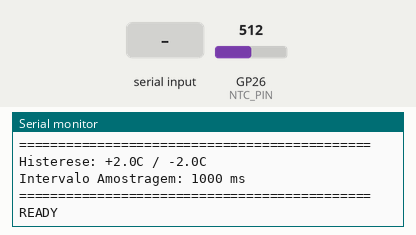
Bench run of a sketch on a simulated Raspberry Pi Pico. Parts: the last lines printed to the serial monitor. Inputs (shaded band) come from the test bench; at power-on: GP26 (NTC_PIN) = 512 (analog values on the 0–1023 scale).

Above: at 1.7 s.
1.8 s: "SET_SP,\n" received over Serial
At 2.5 s:
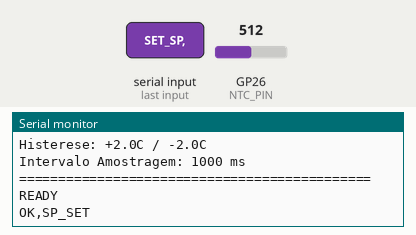
3.3 s: "START_TEST\n" received over Serial
At 4.9 s:
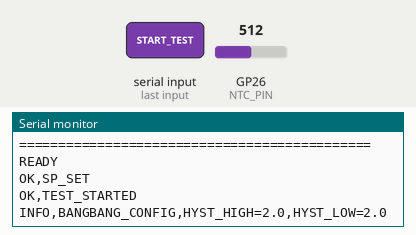
5.3 s: "STOP_TEST\n" received over Serial
At 5.7 s:
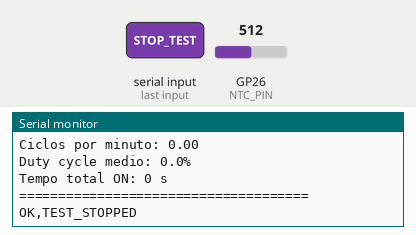
6.9 s: "GET_DATA\n" received over Serial
At 7.6 s:
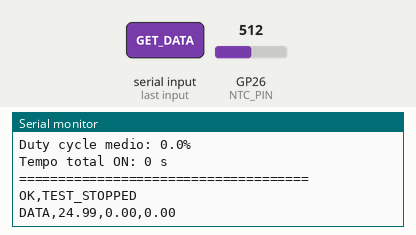
8.4 s: "GET_CONFIG\n" received over Serial
At 8.7 s:
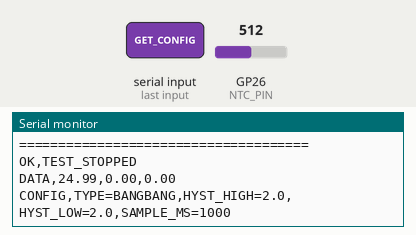
9.9 s: "GET_STATS\n" received over Serial
At 11.1 s:
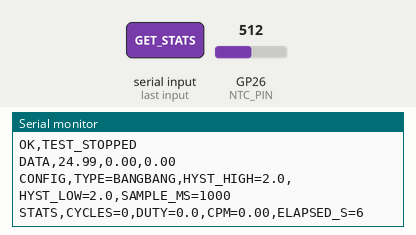

Measured:
- after the input at 1.8 s, the serial monitor: prints a new line at once (image 1)
- after the input at 3.3 s, the serial monitor: prints a new line after 0.56 s (image 2)
- after the input at 5.3 s, the serial monitor: prints a new line after 0.11 s (image 3)
- after the input at 6.9 s, the serial monitor: prints a new line at once (image 4)
- after the input at 8.4 s, the serial monitor: prints a new line at once (image 5)
- after the input at 9.9 s, the serial monitor: prints a new line at once (image 6)

The sketch:

arduino_termostato.ino
```cpp
/*
 * =============================================================================
 * TCC - FIRMWARE CONTROLE BANG-BANG (TERMOSTÁTICO) - BASELINE
 * =============================================================================
 * MCU: Arduino Nano 33 IoT
 * Autor: [Seu Nome]
 * Data: Janeiro/2026
 *
 * DESCRIÇÃO:
 * Controlador termostático simples (On-Off) para comparação de desempenho
 * com o sistema PID desenvolvido. Este firmware replica o comportamento
 * de um forno convencional com controle por histerese.
 *
 * IMPLEMENTA:
 * 1. Controle Bang-Bang com histerese configurável
 * 2. Leitura de NTC Ratiométrica (idêntica ao firmware PID)
 * 3. Protocolo serial compatível com supervisório Python
 * 4. Registro de ciclos de comutação para análise
 *
 * OBJETIVO:
 * Demonstrar as limitações do controle termostático e quantificar
 * a melhoria proporcionada pelo controlador PID em termos de:
 *   - Oscilação pico-a-pico
 *   - Desvio padrão da temperatura
 *   - Frequência de comutação do atuador
 *   - Conformidade com normas JEDEC/MIL-STD
 *
 * =============================================================================
 */

// =============================================================================
//   CONFIGURAÇÃO DE HARDWARE (Idêntica ao PID)
// =============================================================================
const int NTC_PIN = A0;   // Pino do sensor NTC do forno
const int SSR_PIN = A1;   // Pino de controle para o SSR

// =============================================================================
//   CONSTANTES DO ADC E NTC (Idênticas ao PID para comparação justa)
// =============================================================================
const float VREF = 3.3f;
const int   ADC_MAX_BITS = 12;
const float ADC_MAX_VALUE = 4095.0f;
const int   ADC_SAMPLES = 500;        // Mesma quantidade de amostras
const float R_DIVISOR = 10000.0f;
const float NTC_R_NOMINAL = 10000.0f;
const float NTC_T_NOMINAL_C = 25.0f;
const float NTC_B_VALUE = 3950.0f;

// =============================================================================
//   PARÂMETROS DO CONTROLE BANG-BANG
// =============================================================================
// HISTERESE: Define a banda morta do controle termostático
// Valores típicos de fornos comerciais: 2-5°C
// Valores de fornos de laboratório baratos: 3-10°C
const float HYSTERESIS_HIGH = 2.0f;  // Desliga quando T > SP + HYST_HIGH
const float HYSTERESIS_LOW  = 2.0f;  // Liga quando T < SP - HYST_LOW

// Intervalo de amostragem (ms) - mesmo do PID para comparação
const long SAMPLE_INTERVAL_MS = 1000;

// =============================================================================
//   VARIÁVEIS GLOBAIS
// =============================================================================
float currentCelsius = 25.0f;     // Temperatura atual do forno
float targetSetpoint = 25.0f;     // Setpoint definido pelo usuário
bool  ssrState = false;           // Estado atual do SSR (true=ON, false=OFF)
bool  testRunning = false;        // Flag de teste em execução

// Estatísticas de operação
unsigned long cycleCount = 0;           // Contador de ciclos ON/OFF
unsigned long lastSwitchTime = 0;       // Timestamp da última comutação
unsigned long totalOnTime = 0;          // Tempo total ligado (ms)
unsigned long testStartTime = 0;        // Início do teste

// Temporização
unsigned long lastSampleTime = 0;

// =============================================================================
//   SETUP
// =============================================================================
void setup() {
  Serial.begin(115200);
  while (!Serial);

  analogReadResolution(ADC_MAX_BITS);

  pinMode(SSR_PIN, OUTPUT);
  digitalWrite(SSR_PIN, LOW);

  currentCelsius = getOvenTemperature();
  targetSetpoint = currentCelsius;

  // Mensagem de inicialização
  Serial.println("=============================================");
  Serial.println("TCC - Controlador BANG-BANG (Baseline)");
  Serial.println("=============================================");
  Serial.print("Histerese: +");
  Serial.print(HYSTERESIS_HIGH, 1);
  Serial.print("C / -");
  Serial.print(HYSTERESIS_LOW, 1);
  Serial.println("C");
  Serial.print("Intervalo Amostragem: ");
  Serial.print(SAMPLE_INTERVAL_MS);
  Serial.println(" ms");
  Serial.println("=============================================");
  Serial.println("READY");
}

// =============================================================================
//   LOOP PRINCIPAL
// =============================================================================
void loop() {
  // 1. Processa comandos seriais
  handleSerialCommands();

  // 2. Se teste não está rodando, garante SSR desligado
  if (!testRunning) {
    if (ssrState) {
      setSsrState(false);
    }
    return;
  }

  // 3. Amostragem periódica
  unsigned long currentMillis = millis();
  if (currentMillis - lastSampleTime >= SAMPLE_INTERVAL_MS) {
    lastSampleTime = currentMillis;

    // 4. Atualiza leitura do sensor
    currentCelsius = getOvenTemperature();

    // 5. Executa lógica Bang-Bang
    executeBangBangControl();

    // 6. Atualiza estatísticas de tempo ligado
    if (ssrState) {
      totalOnTime += SAMPLE_INTERVAL_MS;
    }
  }
}

// =============================================================================
//   LÓGICA DE CONTROLE BANG-BANG
// =============================================================================

/**
 * Implementa o controle termostático com histerese.
 *
 * Comportamento:
 *   - Se T < (SP - HYST_LOW)  -> Liga aquecedor (100% ON)
 *   - Se T > (SP + HYST_HIGH) -> Desliga aquecedor (100% OFF)
 *   - Se dentro da banda de histerese -> Mantém estado anterior
 *
 * Este é o comportamento típico de um termostato mecânico ou
 * controlador digital simples encontrado em fornos de laboratório.
 */
void executeBangBangControl() {
  float lowerThreshold = targetSetpoint - HYSTERESIS_LOW;
  float upperThreshold = targetSetpoint + HYSTERESIS_HIGH;

  // Temperatura abaixo do limite inferior -> LIGA
  if (currentCelsius < lowerThreshold) {
    if (!ssrState) {
      setSsrState(true);
      cycleCount++;
    }
  }
  // Temperatura acima do limite superior -> DESLIGA
  else if (currentCelsius > upperThreshold) {
    if (ssrState) {
      setSsrState(false);
    }
  }
  // Dentro da banda de histerese -> mantém estado atual
  // (não faz nada, ssrState permanece como está)
}

/**
 * Altera o estado do SSR e registra a comutação.
 */
void setSsrState(bool newState) {
  ssrState = newState;
  digitalWrite(SSR_PIN, ssrState ? HIGH : LOW);
  lastSwitchTime = millis();
}

// =============================================================================
//   COMUNICAÇÃO SERIAL
// =============================================================================

/**
 * Protocolo de comandos (compatível com supervisório):
 *   SET_SP,<valor>  - Define setpoint
 *   START_TEST      - Inicia controle
 *   STOP_TEST       - Para controle
 *   GET_DATA        - Retorna dados atuais
 *   GET_CONFIG      - Retorna configuração
 *   GET_STATS       - Retorna estatísticas de operação
 */
void handleSerialCommands() {
  if (Serial.available() > 0) {
    String cmd = Serial.readStringUntil('\n');
    cmd.trim();

    // SET_SP,<valor>
    if (cmd.startsWith("SET_SP,")) {
      targetSetpoint = cmd.substring(7).toFloat();
      Serial.println("OK,SP_SET");
    }

    // START_TEST
    else if (cmd.equals("START_TEST")) {
      currentCelsius = getOvenTemperature();

      // Reset estatísticas
      cycleCount = 0;
      totalOnTime = 0;
      testStartTime = millis();
      lastSwitchTime = millis();

      testRunning = true;
      Serial.println("OK,TEST_STARTED");

      // Log da configuração
      Serial.print("INFO,BANGBANG_CONFIG,HYST_HIGH=");
      Serial.print(HYSTERESIS_HIGH, 1);
      Serial.print(",HYST_LOW=");
      Serial.println(HYSTERESIS_LOW, 1);
    }

    // STOP_TEST
    else if (cmd.equals("STOP_TEST")) {
      testRunning = false;
      setSsrState(false);

      // Reporta estatísticas finais
      reportFinalStats();

      Serial.println("OK,TEST_STOPPED");
    }

    // GET_DATA - Formato compatível com PID: DATA,Temp,Setpoint,Output
    else if (cmd.equals("GET_DATA")) {
      float outputPercent = ssrState ? 100.0 : 0.0;

      Serial.print("DATA,");
      Serial.print(currentCelsius, 2);
      Serial.print(",");
      Serial.print(targetSetpoint, 2);
      Serial.print(",");
      Serial.println(outputPercent, 2);
    }

    // GET_CONFIG
    else if (cmd.equals("GET_CONFIG")) {
      Serial.print("CONFIG,TYPE=BANGBANG");
      Serial.print(",HYST_HIGH=");
      Serial.print(HYSTERESIS_HIGH, 1);
      Serial.print(",HYST_LOW=");
      Serial.print(HYSTERESIS_LOW, 1);
      Serial.print(",SAMPLE_MS=");
      Serial.println(SAMPLE_INTERVAL_MS);
    }

    // GET_STATS - Estatísticas em tempo real
    else if (cmd.equals("GET_STATS")) {
      unsigned long elapsed = millis() - testStartTime;
      float dutyCycle = (elapsed > 0) ? (100.0 * totalOnTime / elapsed) : 0.0;
      float cyclesPerMin = (elapsed > 60000) ? (cycleCount * 60000.0 / elapsed) : 0.0;

      Serial.print("STATS,CYCLES=");
      Serial.print(cycleCount);
      Serial.print(",DUTY=");
      Serial.print(dutyCycle, 1);
      Serial.print(",CPM=");  // Cycles Per Minute
      Serial.print(cyclesPerMin, 2);
      Serial.print(",ELAPSED_S=");
      Serial.println(elapsed / 1000);
    }
  }
}

/**
 * Reporta estatísticas finais do teste.
 */
void reportFinalStats() {
  unsigned long elapsed = millis() - testStartTime;
  float dutyCycle = (elapsed > 0) ? (100.0 * totalOnTime / elapsed) : 0.0;
  float cyclesPerMin = (elapsed > 60000) ? (cycleCount * 60000.0 / elapsed) : 0.0;

  Serial.println("=====================================");
  Serial.println("ESTATISTICAS FINAIS - BANG-BANG");
  Serial.println("=====================================");
  Serial.print("Duracao do teste: ");
  Serial.print(elapsed / 1000);
  Serial.println(" s");
  Serial.print("Ciclos ON/OFF: ");
  Serial.println(cycleCount);
  Serial.print("Ciclos por minuto: ");
  Serial.println(cyclesPerMin, 2);
  Serial.print("Duty cycle medio: ");
  Serial.print(dutyCycle, 1);
  Serial.println("%");
  Serial.print("Tempo total ON: ");
  Serial.print(totalOnTime / 1000);
  Serial.println(" s");
  Serial.println("=====================================");
}

// =============================================================================
//   FUNÇÕES DE LEITURA DO SENSOR (Idênticas ao PID)
// =============================================================================

float getOvenTemperature() {
  float adc_avg = adc_read_averaged(NTC_PIN, ADC_SAMPLES);
  float r_ntc = ntc_resistance_from_adc(adc_avg);
  float celsius = ntc_temp_from_resistance(r_ntc);
  return celsius;
}

float adc_read_averaged(int pin, int samples) {
  uint32_t sum = 0;
  for(int i = 0; i < samples; i++) {
    sum += analogRead(pin);
    delay(1);
  }
  return (float)sum / (float)samples;
}

float ntc_resistance_from_adc(float adc_avg_val) {
  if (adc_avg_val >= ADC_MAX_VALUE - 1) {
    return 9999999.0f;
  }
  if (adc_avg_val < 1.0f) {
    return 0.1f;
  }
  return R_DIVISOR * (adc_avg_val / (ADC_MAX_VALUE - adc_avg_val));
}

float ntc_temp_from_resistance(float R_ntc) {
  const float T0_K = NTC_T_NOMINAL_C + 273.15f;
  float invT = 1.0f / T0_K + (1.0f / NTC_B_VALUE) * log(R_ntc / NTC_R_NOMINAL);
  float T_K = 1.0f / invT;
  return T_K - 273.15f;
}
```
